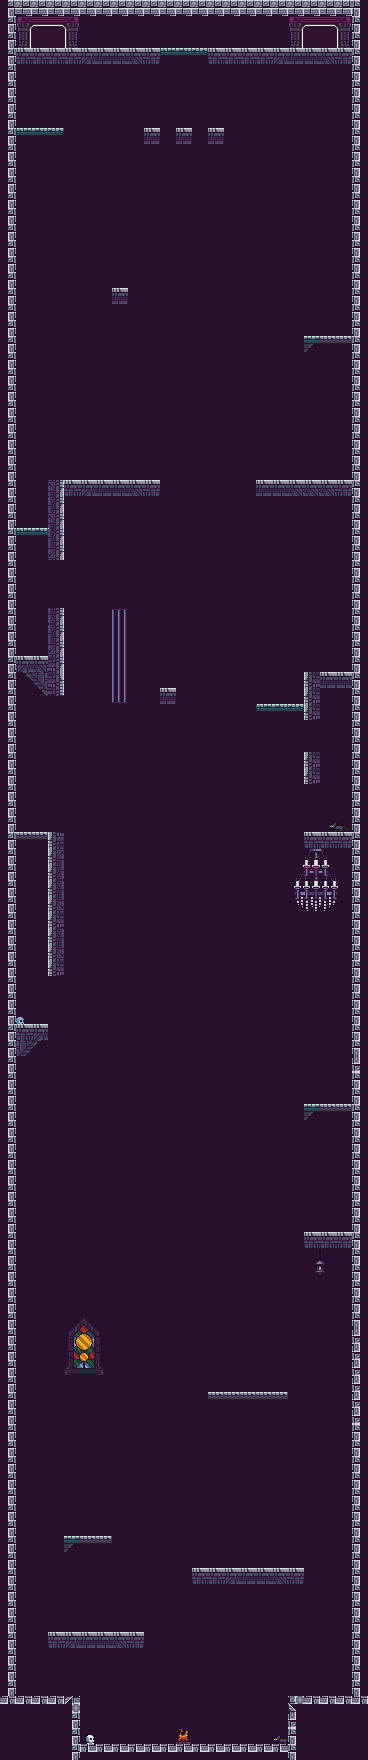

Below is a game level as drawn by its tile map, then a one-line description and the .tmx that defines it (tile-layer data replaced by summaries):
An orthogonal 23x110 tile map with 16x16 px tiles, 5 tile layers (Background 2, Background, Win Objects, Platforms, ...), 3 tilesets and 1 object (Knight_spawn).

<map version="1.10" tiledversion="1.11.2" orientation="orthogonal" renderorder="right-down" width="23" height="110" tilewidth="16" tileheight="16" infinite="0" nextlayerid="10" nextobjectid="6">
 <tileset firstgid="1" name="Whimsy_Hallow_Dungeon_Asset_Pack_V1.62" tilewidth="16" tileheight="16" tilecount="30227" columns="167">
  <image source="Whimsy_Hallow_Dungeon_Asset_Pack_V1.62.png" trans="000000" width="2680" height="2896" />
 </tileset>
 <tileset firstgid="30228" source="DifferentTransparency.tsx" />
 <tileset firstgid="60804" source="Whimsy_Hallow_Dungeon_Asset_Pack_V1.62.tsx" />
 <layer id="6" name="Background 2" width="23" height="110">
  <data>[2530 cells, 1455 non-empty, 7 distinct tile ids]</data>
 </layer>
 <layer id="4" name="Background" width="23" height="110">
  <data>[2530 cells, 934 non-empty, 57 distinct tile ids]</data>
 </layer>
 <layer id="8" name="Win Objects" width="23" height="110">
  <data>[2530 cells, 8 non-empty, 4 distinct tile ids]</data>
 </layer>
 <layer id="5" name="Platforms" width="23" height="110">
  <data>[2530 cells, 28 non-empty, 5 distinct tile ids]</data>
 </layer>
 <layer id="1" name="Tile Layer 1" width="23" height="110">
  <data>[2530 cells, 377 non-empty, 15 distinct tile ids]</data>
 </layer>
 <objectgroup id="3" name="Object Layer 1">
  <object id="1" name="Knight_spawn" x="183.261" y="1728.45" />
 </objectgroup>
</map>
